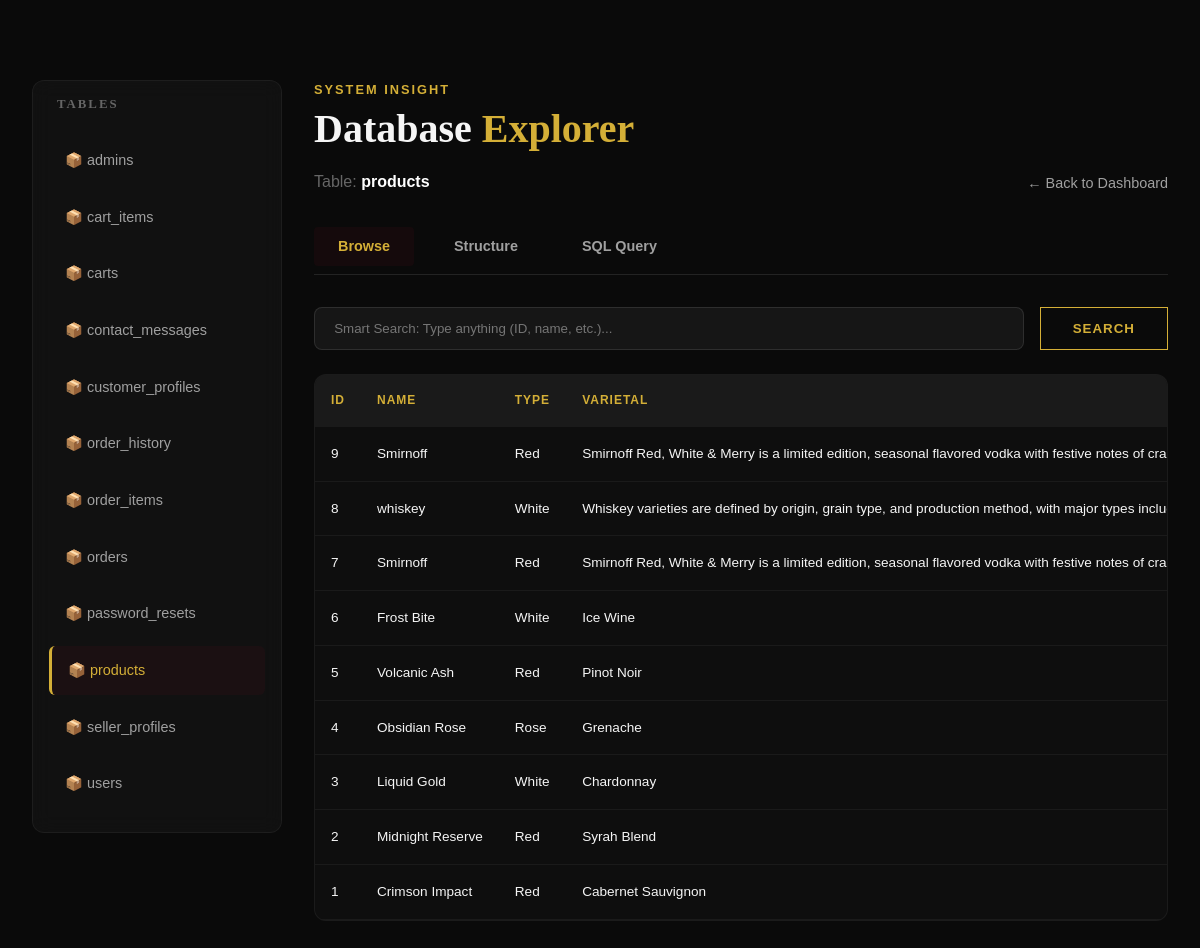
The page /admin/database.php?table=products&view=browse (signed in) on the database its author committed.
### tables this page shows
CREATE TABLE `products` (
  `id` int(11) NOT NULL,
  `name` varchar(100) NOT NULL,
  `type` varchar(50) NOT NULL,
  `varietal` varchar(100) NOT NULL,
  `price` decimal(10,2) NOT NULL,
  `vintage_year` int(11) NOT NULL,
  `description` text DEFAULT NULL,
  `color_style` varchar(255) DEFAULT NULL,
  `image_path` varchar(255) DEFAULT NULL,
  `is_deleted` tinyint(1) DEFAULT 0,
  `stock_qty` int(11) DEFAULT 10,
  `seller_id` int(11) DEFAULT NULL
);

### admin/database.php (the view, shortened to what this page needs)
<?php
include '../includes/db.php';
$stmt = $pdo->query("SHOW TABLES");
$tables = $stmt->fetchAll(PDO::FETCH_COLUMN);
$selected_table = $_GET['table'] ?? ($tables[0] ?? null);
$view = $_GET['view'] ?? 'browse';
$page = isset($_GET['page']) ? (int) $_GET['page'] : 1;
$limit = 20;
$offset = ($page - 1) * $limit;
$search = $_GET['search'] ?? '';
$data = [];
$columns = [];
$primary_key = null;
if ($selected_table && $view !== 'sql') {
    $stmt = $pdo->query("DESCRIBE `$selected_table`");
    $columns_info = $stmt->fetchAll(PDO::FETCH_ASSOC);
    $columns = array_column($columns_info, 'Field');
    foreach ($columns_info as $col) {
        if ($col['Key'] === 'PRI') {
            $primary_key = $col['Field'];
            break;
        }
    }
    if ($view === 'browse') {
        $query = "SELECT * FROM `$selected_table`";
        $params = [];
        if ($primary_key) {
            $query .= " ORDER BY `$primary_key` DESC";
        }
        $query .= " LIMIT $limit OFFSET $offset";
        $stmt = $pdo->prepare($query);
        $stmt->execute($params);
        $data = $stmt->fetchAll(PDO::FETCH_ASSOC);
    }
}
?>
<!DOCTYPE html>
<html lang="en">
<head>
    <link rel="stylesheet" href="../css/style.css">
</head>
<body>
    <div class="db-container">
        <aside class="table-list glass-card">
            <h3
                style="font-size: 0.8rem; text-transform: uppercase; letter-spacing: 2px; color: #666; margin-bottom: 1.5rem; padding-left: 0.5rem;">
                Tables</h3>
            <?php foreach ($tables as $table): ?>
                <a href="?table=<?php echo urlencode($table); ?>&view=browse"
                    class="table-item <?php echo $selected_table === $table ? 'active' : ''; ?>">
                    📦 <?php echo htmlspecialchars($table); ?>
                </a>
            <?php endforeach; ?>
        </aside>
        <main class="data-view">
            <header style="margin-bottom: 2rem; display: flex; justify-content: space-between; align-items: flex-end;">
                <div>
                    <p
                        style="color: var(--color-accent); text-transform: uppercase; font-size: 0.8rem; letter-spacing: 2px; margin-bottom: 5px; font-weight: 600;">
                        System Insight</p>
                    <h1 style="font-family: 'Playfair Display', serif; font-size: 2.5rem;">Database <span
                            class="text-accent">Explorer</span></h1>
                    <p style="color: #666; margin-top: 5px;">Table: <strong
                            style="color: #fff;"><?php echo htmlspecialchars($selected_table); ?></strong></p>
                </div>
                <a href="index.php" style="color: var(--color-text-muted); text-decoration: none; font-size: 0.9rem;">←
                    Back to Dashboard</a>
            </header>
            <div class="view-tabs">
                <a href="?table=<?php echo urlencode($selected_table); ?>&view=browse"
                    class="tab-btn <?php echo $view === 'browse' ? 'active' : ''; ?>">Browse</a>
                <a href="?table=<?php echo urlencode($selected_table); ?>&view=structure"
                    class="tab-btn <?php echo $view === 'structure' ? 'active' : ''; ?>">Structure</a>
                <a href="?table=<?php echo urlencode($selected_table); ?>&view=sql"
                    class="tab-btn <?php echo $view === 'sql' ? 'active' : ''; ?>">SQL Query</a>
            </div>
            <?php if ($view === 'browse'): ?>
                <form class="search-bar" method="GET">
                    <input type="text" name="search" placeholder="Smart Search: Type anything (ID, name, etc.)..."
                        value="<?php echo htmlspecialchars($search); ?>" autocomplete="off">
                    <button type="submit" class="btn">Search</button>
                </form>
                <div class="table-wrapper">
                    <table class="db-table">
                        <thead>
                            <tr>
                                <?php foreach ($columns as $column): ?>
                                    <th><?php echo htmlspecialchars($column); ?></th>
                                <?php endforeach; ?>
                            </tr>
                        </thead>
                        <tbody>
                            <?php if (empty($data)): ?>
                                <tr>
                                    <td colspan="<?php echo count($columns) + 1; ?>" class="no-data">No records found.</td>
                                </tr>
                            <?php else: ?>
                                <?php foreach ($data as $row): ?>
                                    <tr>
                                        <?php foreach ($row as $key => $val): ?>
                                            <td><?php echo htmlspecialchars($val ?? 'NULL'); ?></td>
                                        <?php endforeach; ?>
                                    </tr>
                                <?php endforeach; ?>
                            <?php endif; ?>
                        </tbody>
                    </table>
                </div>
            <?php endif; ?>
        </main>
    </div>
</body>
</html>

### css/style.css (style rules this page uses)
:root { --color-bg-main: #0a0a0a; --color-bg-secondary: #141414; --color-bg-card: rgba(30, 30, 30, 0.6); --color-primary: #720e1e; --color-primary-light: #a52a2a; --color-accent: #d4af37; --color-text-main: #f5f5f5; --color-text-muted: #a0a0a0; --font-heading: 'Playfair Display', serif; --font-body: 'Outfit', sans-serif; --spacing-xs: 0.5rem; --spacing-sm: 1rem; --spacing-md: 2rem; --spacing-lg: 4rem; --spacing-xl: 8rem; --glass-bg: rgba(255, 255, 255, 0.05); --glass-border: 1px solid rgba(255, 255, 255, 0.1); --shadow-main: 0 10px 30px rgba(0, 0, 0, 0.5); --transition-fast: 0.3s ease; }
*, *::before, *::after { box-sizing: border-box; margin: 0; padding: 0; }
html { scroll-behavior: smooth; }
body { background-color: var(--color-bg-main); color: var(--color-text-main); font-family: var(--font-body); line-height: 1.6; overflow-x: hidden; }
h1, h2, h3, h4, h5, h6 { font-family: var(--font-heading); color: var(--color-text-main); margin-bottom: var(--spacing-sm); line-height: 1.2; }
h1 { font-size: 3.5rem; }
h3 { font-size: 1.75rem; }
a { color: inherit; text-decoration: none; transition: var(--transition-fast); }
.text-accent { color: var(--color-accent); }
.btn { display: inline-block; padding: 12px 32px; background: transparent; border: 1px solid var(--color-accent); color: var(--color-accent); font-family: var(--font-body); font-weight: 600; text-transform: uppercase; letter-spacing: 1px; cursor: pointer; transition: var(--transition-fast); }
.glass-card { background: var(--glass-bg); backdrop-filter: blur(10px); border: var(--glass-border); padding: var(--spacing-md); border-radius: 8px; position: relative; }
:root { --header-height: 80px; }

### admin/database.php (style rules this page uses)
.db-container { display: grid; grid-template-columns: 250px 1fr; gap: 2rem; max-width: 1400px; margin: 0 auto; padding: 2rem; padding-top: 80px; }
.table-list { background: rgba(255, 255, 255, 0.03); border: 1px solid rgba(255, 255, 255, 0.05); border-radius: 12px; padding: 1rem; height: fit-content; }
.table-item { display: block; padding: 0.8rem 1rem; color: var(--color-text-muted); text-decoration: none; border-radius: 6px; margin-bottom: 0.5rem; transition: all 0.3s ease; font-size: 0.9rem; }
.table-item:hover, .table-item.active { background: rgba(114, 14, 30, 0.1); color: var(--color-accent); border-left: 3px solid var(--color-accent); }
.data-view { overflow-x: hidden; }
.view-tabs { display: flex; gap: 1rem; margin-bottom: 2rem; border-bottom: 1px solid rgba(255, 255, 255, 0.1); padding-bottom: 0.5rem; }
.tab-btn { padding: 0.5rem 1.5rem; color: var(--color-text-muted); text-decoration: none; font-size: 0.9rem; font-weight: 600; border-radius: 4px; transition: all 0.3s ease; }
.tab-btn.active { color: var(--color-accent); background: rgba(114, 14, 30, 0.1); }
.search-bar { margin-bottom: 1.5rem; display: flex; gap: 1rem; }
.search-bar input { flex: 1; background: rgba(255, 255, 255, 0.05); border: 1px solid rgba(255, 255, 255, 0.1); padding: 0.8rem 1.2rem; color: #fff; border-radius: 8px; }
.table-wrapper { overflow-x: auto; border-radius: 12px; background: rgba(255, 255, 255, 0.02); border: 1px solid rgba(255, 255, 255, 0.05); }
.db-table { width: 100%; border-collapse: collapse; font-size: 0.85rem; }
.db-table th, .db-table td { padding: 1rem; text-align: left; border-bottom: 1px solid rgba(255, 255, 255, 0.05); white-space: nowrap; }
.db-table th { background: rgba(255, 255, 255, 0.05); color: var(--color-accent); text-transform: uppercase; letter-spacing: 1px; font-size: 0.75rem; position: sticky; top: 0; }

### rows shown on the page
products: id "9", name "Smirnoff", type "Red", varietal "Smirnoff Red, White & Merry is a limited edition, seasonal flavored vodka with festive notes of…"
products: id "8", name "whiskey", type "White", varietal "Whiskey varieties are defined by origin, grain type, and production method, with major types…"
products: id "7", name "Smirnoff", type "Red", varietal "Smirnoff Red, White & Merry is a limited edition, seasonal flavored vodka with festive notes of…"
products: id "6", name "Frost Bite", type "White", varietal "Ice Wine"
products: id "5", name "Volcanic Ash", type "Red", varietal "Pinot Noir"
products: id "4", name "Obsidian Rose", type "Rose", varietal "Grenache"
products: id "3", name "Liquid Gold", type "White", varietal "Chardonnay"
products: id "2", name "Midnight Reserve", type "Red", varietal "Syrah Blend"
products: id "1", name "Crimson Impact", type "Red", varietal "Cabernet Sauvignon"

### other values the page prints
$table "admins"
$table "cart_items"
$table "carts"
$table "contact_messages"
$table "customer_profiles"
$table "order_history"
$table "order_items"
$table "orders"
$table "password_resets"
$table "products"
$table "seller_profiles"
$table "users"
$selected_table "products"
$column "ID"
$column "NAME"
